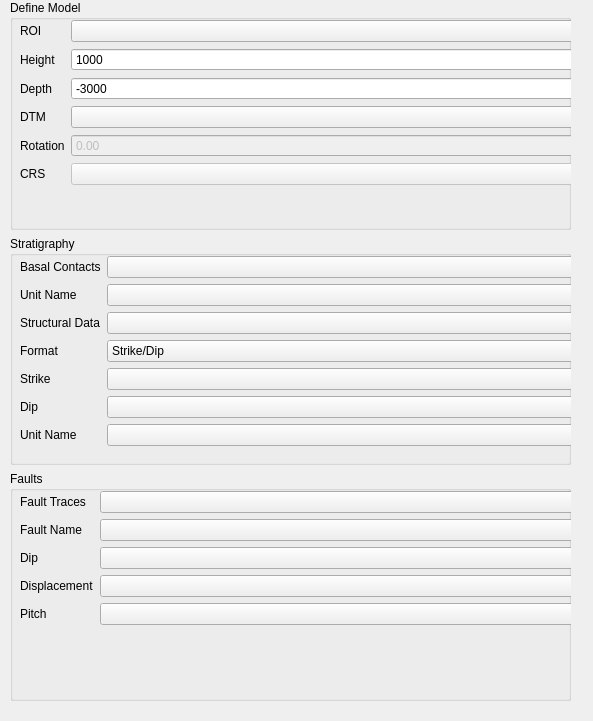
<?xml version="1.0" encoding="UTF-8"?>
<ui version="4.0">
 <class>Form</class>
 <widget class="QWidget" name="Form">
  <property name="geometry">
   <rect>
    <x>0</x>
    <y>0</y>
    <width>593</width>
    <height>721</height>
   </rect>
  </property>
  <property name="windowTitle">
   <string>Form</string>
  </property>
  <widget class="QWidget" name="layoutWidget">
   <property name="geometry">
    <rect>
     <x>10</x>
     <y>0</y>
     <width>561</width>
     <height>701</height>
    </rect>
   </property>
   <layout class="QVBoxLayout" name="verticalLayout_8">
    <item>
     <layout class="QVBoxLayout" name="verticalLayout_9">
      <item>
       <widget class="QGroupBox" name="groupBox">
        <property name="enabled">
         <bool>true</bool>
        </property>
        <property name="title">
         <string>Define Model</string>
        </property>
        <widget class="QWidget" name="formLayoutWidget">
         <property name="geometry">
          <rect>
           <x>10</x>
           <y>20</y>
           <width>571</width>
           <height>266</height>
          </rect>
         </property>
         <layout class="QFormLayout" name="formLayout_2">
          <item row="0" column="0">
           <widget class="QLabel" name="rOILabel">
            <property name="text">
             <string>ROI</string>
            </property>
           </widget>
          </item>
          <item row="0" column="1">
           <widget class="QgsMapLayerComboBox" name="roiLayer">
            <property name="enabled">
             <bool>true</bool>
            </property>
            <property name="toolTip">
             <string>&lt;html&gt;&lt;head/&gt;&lt;body&gt;&lt;p&gt;Choose a layer representing the map extent of the area to be modelled. The model area will be the axis aligned extent of this layer.&lt;/p&gt;&lt;/body&gt;&lt;/html&gt;</string>
            </property>
           </widget>
          </item>
          <item row="1" column="0">
           <widget class="QLabel" name="heightLabel">
            <property name="text">
             <string>Height</string>
            </property>
           </widget>
          </item>
          <item row="1" column="1">
           <widget class="QSpinBox" name="heightSpinBox">
            <property name="toolTip">
             <string>&lt;html&gt;&lt;head/&gt;&lt;body&gt;&lt;p&gt;Set the top of the model bounding box, above sea level. Note that the dataset need to be withing the bounding box otherwise they will not be used.&lt;/p&gt;&lt;/body&gt;&lt;/html&gt;</string>
            </property>
            <property name="maximum">
             <number>10000</number>
            </property>
            <property name="value">
             <number>1000</number>
            </property>
           </widget>
          </item>
          <item row="2" column="0">
           <widget class="QLabel" name="depthLabel">
            <property name="text">
             <string>Depth</string>
            </property>
           </widget>
          </item>
          <item row="2" column="1">
           <widget class="QSpinBox" name="depthSpinBox">
            <property name="toolTip">
             <string>&lt;html&gt;&lt;head/&gt;&lt;body&gt;&lt;p&gt;Set the bottom of the model bounding box. Negative values are below sea level.&lt;/p&gt;&lt;/body&gt;&lt;/html&gt;</string>
            </property>
            <property name="minimum">
             <number>-10000</number>
            </property>
            <property name="maximum">
             <number>10000</number>
            </property>
            <property name="value">
             <number>-3000</number>
            </property>
           </widget>
          </item>
          <item row="3" column="0">
           <widget class="QLabel" name="dTMLabel">
            <property name="text">
             <string>DTM</string>
            </property>
           </widget>
          </item>
          <item row="3" column="1">
           <widget class="QgsMapLayerComboBox" name="DtmLayer">
            <property name="toolTip">
             <string>&lt;html&gt;&lt;head/&gt;&lt;body&gt;&lt;p&gt;Choose a raster layer as a digital terrane model. If no DTM is chosen the observations are all considered to be located at 0 elevation.&lt;/p&gt;&lt;/body&gt;&lt;/html&gt;</string>
            </property>
           </widget>
          </item>
          <item row="4" column="0">
           <widget class="QLabel" name="rotationLabel">
            <property name="text">
             <string>Rotation</string>
            </property>
           </widget>
          </item>
          <item row="4" column="1">
           <widget class="QDoubleSpinBox" name="rotationDoubleSpinBox">
            <property name="enabled">
             <bool>false</bool>
            </property>
            <property name="toolTip">
             <string>&lt;html&gt;&lt;head/&gt;&lt;body&gt;&lt;p&gt;Rotation of the map/dataset for modelling. The model bounding box is set to be aligned to the rotated map.&lt;/p&gt;&lt;/body&gt;&lt;/html&gt;</string>
            </property>
           </widget>
          </item>
          <item row="5" column="1">
           <widget class="QComboBox" name="cRSComboBox">
            <property name="enabled">
             <bool>false</bool>
            </property>
           </widget>
          </item>
          <item row="5" column="0">
           <widget class="QLabel" name="cRSLabel">
            <property name="text">
             <string>CRS</string>
            </property>
           </widget>
          </item>
         </layout>
        </widget>
       </widget>
      </item>
     </layout>
    </item>
    <item>
     <layout class="QVBoxLayout" name="verticalLayout_11">
      <item>
       <widget class="QGroupBox" name="groupBox_2">
        <property name="title">
         <string>Stratigraphy</string>
        </property>
        <widget class="QWidget" name="formLayoutWidget_2">
         <property name="geometry">
          <rect>
           <x>10</x>
           <y>20</y>
           <width>571</width>
           <height>311</height>
          </rect>
         </property>
         <layout class="QFormLayout" name="formLayout_3">
          <item row="0" column="0">
           <widget class="QLabel" name="basalContactsLabel">
            <property name="text">
             <string>Basal Contacts</string>
            </property>
           </widget>
          </item>
          <item row="0" column="1">
           <widget class="QgsMapLayerComboBox" name="basalContactsLayer">
            <property name="toolTip">
             <string>&lt;html&gt;&lt;head/&gt;&lt;body&gt;&lt;p&gt;A vector layer of points/lines that represents the basal (or top) contacts of the units being modelled. There must be a column identifying the unit.&lt;/p&gt;&lt;/body&gt;&lt;/html&gt;</string>
            </property>
           </widget>
          </item>
          <item row="1" column="0">
           <widget class="QLabel" name="label">
            <property name="text">
             <string>Unit Name</string>
            </property>
           </widget>
          </item>
          <item row="1" column="1">
           <widget class="QgsFieldComboBox" name="unitNameField">
            <property name="toolTip">
             <string>&lt;html&gt;&lt;head/&gt;&lt;body&gt;&lt;p&gt;Identifier for the geological unit.&lt;/p&gt;&lt;/body&gt;&lt;/html&gt;</string>
            </property>
           </widget>
          </item>
          <item row="2" column="0">
           <widget class="QLabel" name="structuralDataLabel">
            <property name="text">
             <string>Structural Data</string>
            </property>
           </widget>
          </item>
          <item row="2" column="1">
           <widget class="QgsMapLayerComboBox" name="structuralDataLayer">
            <property name="toolTip">
             <string>&lt;html&gt;&lt;head/&gt;&lt;body&gt;&lt;p&gt;Shape file representing orientation data assocaited with stratigraphy/lithology. &lt;/p&gt;&lt;/body&gt;&lt;/html&gt;</string>
            </property>
            <property name="allowEmptyLayer">
             <bool>true</bool>
            </property>
           </widget>
          </item>
          <item row="3" column="0">
           <widget class="QLabel" name="label_2">
            <property name="text">
             <string>Format</string>
            </property>
           </widget>
          </item>
          <item row="3" column="1">
           <widget class="QComboBox" name="orientationType">
            <property name="toolTip">
             <string>&lt;html&gt;&lt;head/&gt;&lt;body&gt;&lt;p&gt;Strike and dip using right hand rule or dip direction/dip convention&lt;/p&gt;&lt;/body&gt;&lt;/html&gt;</string>
            </property>
            <item>
             <property name="text">
              <string>Strike/Dip</string>
             </property>
            </item>
            <item>
             <property name="text">
              <string>Dip Direction/Dip</string>
             </property>
            </item>
           </widget>
          </item>
          <item row="4" column="0">
           <widget class="QLabel" name="orientationLabel">
            <property name="text">
             <string>Strike</string>
            </property>
           </widget>
          </item>
          <item row="4" column="1">
           <widget class="QgsFieldComboBox" name="orientationField">
            <property name="toolTip">
             <string>&lt;html&gt;&lt;head/&gt;&lt;body&gt;&lt;p&gt;Column representing the strike/dip direction angle in degrees&lt;/p&gt;&lt;/body&gt;&lt;/html&gt;</string>
            </property>
           </widget>
          </item>
          <item row="5" column="0">
           <widget class="QLabel" name="label_6">
            <property name="text">
             <string>Dip</string>
            </property>
           </widget>
          </item>
          <item row="5" column="1">
           <widget class="QgsFieldComboBox" name="dipField">
            <property name="toolTip">
             <string>&lt;html&gt;&lt;head/&gt;&lt;body&gt;&lt;p&gt;Column representing the dip angle in degrees&lt;/p&gt;&lt;/body&gt;&lt;/html&gt;</string>
            </property>
           </widget>
          </item>
          <item row="6" column="0">
           <widget class="QLabel" name="label_23">
            <property name="text">
             <string>Unit Name</string>
            </property>
           </widget>
          </item>
          <item row="6" column="1">
           <widget class="QgsFieldComboBox" name="structuralDataUnitName">
            <property name="toolTip">
             <string>&lt;html&gt;&lt;head/&gt;&lt;body&gt;&lt;p&gt;Column representing which unit the orientation measurement belongs to. This is used to differentiate between non-conformable units.&lt;/p&gt;&lt;/body&gt;&lt;/html&gt;</string>
            </property>
           </widget>
          </item>
         </layout>
        </widget>
       </widget>
      </item>
     </layout>
    </item>
    <item>
     <layout class="QVBoxLayout" name="verticalLayout_12">
      <item>
       <widget class="QGroupBox" name="groupBox_3">
        <property name="title">
         <string>Faults</string>
        </property>
        <widget class="QWidget" name="formLayoutWidget_3">
         <property name="geometry">
          <rect>
           <x>10</x>
           <y>20</y>
           <width>571</width>
           <height>221</height>
          </rect>
         </property>
         <layout class="QFormLayout" name="formLayout_4">
          <item row="0" column="0">
           <widget class="QLabel" name="faultTracesLabel">
            <property name="text">
             <string>Fault Traces</string>
            </property>
           </widget>
          </item>
          <item row="0" column="1">
           <widget class="QgsMapLayerComboBox" name="faultTraceLayer"/>
          </item>
          <item row="1" column="0">
           <widget class="QLabel" name="label_3">
            <property name="text">
             <string>Fault Name</string>
            </property>
           </widget>
          </item>
          <item row="1" column="1">
           <widget class="QgsFieldComboBox" name="faultNameField"/>
          </item>
          <item row="2" column="0">
           <widget class="QLabel" name="label_4">
            <property name="text">
             <string>Dip</string>
            </property>
           </widget>
          </item>
          <item row="2" column="1">
           <widget class="QgsFieldComboBox" name="faultDipField">
            <property name="allowEmptyFieldName">
             <bool>true</bool>
            </property>
           </widget>
          </item>
          <item row="3" column="0">
           <widget class="QLabel" name="label_5">
            <property name="text">
             <string>Displacement</string>
            </property>
           </widget>
          </item>
          <item row="3" column="1">
           <widget class="QgsFieldComboBox" name="faultDisplacementField">
            <property name="allowEmptyFieldName">
             <bool>true</bool>
            </property>
           </widget>
          </item>
          <item row="4" column="0">
           <widget class="QLabel" name="label_29">
            <property name="text">
             <string>Pitch</string>
            </property>
           </widget>
          </item>
          <item row="4" column="1">
           <widget class="QgsFieldComboBox" name="faultPitchField"/>
          </item>
         </layout>
        </widget>
       </widget>
      </item>
     </layout>
    </item>
   </layout>
  </widget>
 </widget>
 <customwidgets>
  <customwidget>
   <class>QgsFieldComboBox</class>
   <extends>QComboBox</extends>
   <header>qgsfieldcombobox.h</header>
  </customwidget>
  <customwidget>
   <class>QgsMapLayerComboBox</class>
   <extends>QComboBox</extends>
   <header>qgsmaplayercombobox.h</header>
  </customwidget>
 </customwidgets>
 <resources/>
 <connections/>
</ui>
